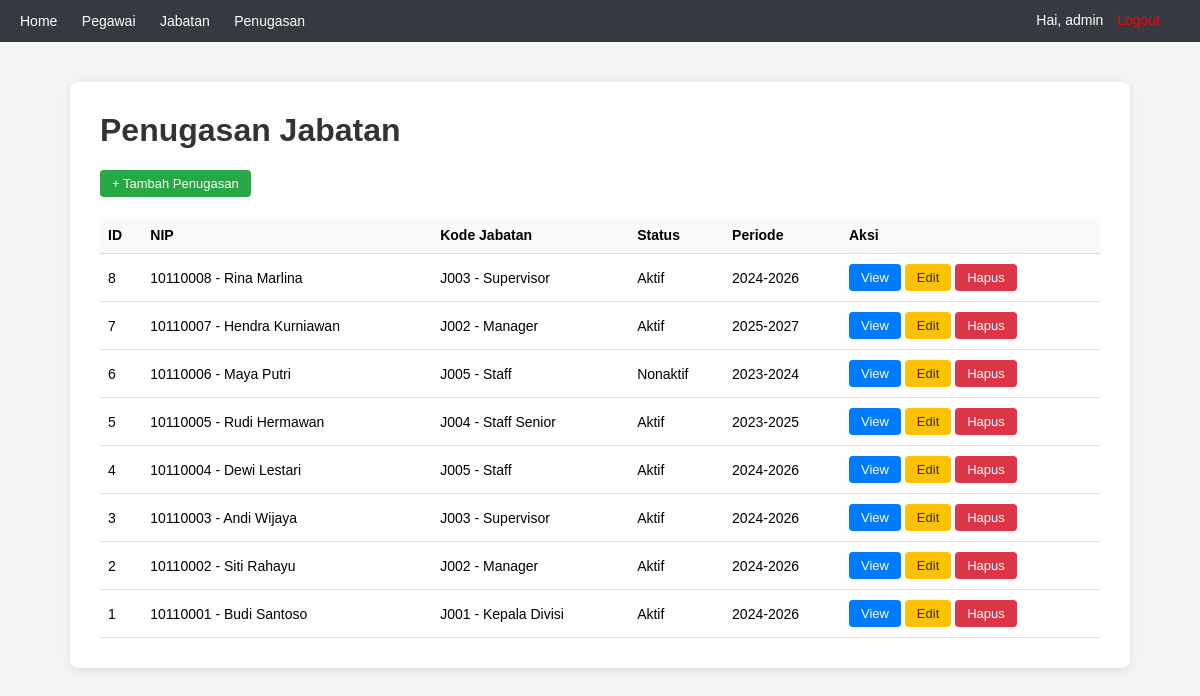
The page /jabatanpegawai/jabatanpegawai_list.php (signed in) on the database its author committed.
### tables this page shows
CREATE TABLE jabatanpegawai (
    idjp INT AUTO_INCREMENT PRIMARY KEY,
    nip VARCHAR(20) NOT NULL,
    kodejabatan VARCHAR(20) NOT NULL,
    status ENUM('Aktif', 'Nonaktif') NOT NULL DEFAULT 'Aktif',
    periode VARCHAR(50)
);

CREATE TABLE pegawai (
    nip VARCHAR(20) PRIMARY KEY,
    namalengkap VARCHAR(100) NOT NULL,
    jeniskelamin ENUM('L', 'P') NOT NULL,
    tanggallahir DATE NOT NULL,
    alamat TEXT,
    nohp VARCHAR(20),
    email VARCHAR(100)
);

CREATE TABLE jabatan (
    kodejabatan VARCHAR(20) PRIMARY KEY,
    namajabatan VARCHAR(100) NOT NULL,
    level INT NOT NULL,
    gaji DECIMAL(15,2) NOT NULL
);

### jabatanpegawai/jabatanpegawai_list.php (the view, shortened to what this page needs)
<?php
require_once '../config/koneksi.php';
?>
<!DOCTYPE html>
<html>
<head>
</head>
<body>
    <div class="navbar">
        <a href="../index.php">Home</a>
        <a href="../pegawai/pegawai_list.php">Pegawai</a>
        <a href="../jabatan/jabatan_list.php">Jabatan</a>
        <a href="../jabatanpegawai/jabatanpegawai_list.php">Penugasan</a>
        <span class="welcome">Hai, <?= htmlspecialchars($_SESSION['username']) ?> <a href="../session/logout.php" style="color:#f00;">Logout</a></span>
    </div>
    <div class="container">
        <h1>Penugasan Jabatan</h1>
        <a href="jabatanpegawai_tambah.php" class="btn btn-green">+ Tambah Penugasan</a>
        <table>
            <tr>
                <th>ID</th>
                <th>NIP</th>
                <th>Kode Jabatan</th>
                <th>Status</th>
                <th>Periode</th>
                <th>Aksi</th>
            </tr>
            <?php
            $result = mysqli_query($koneksi, "SELECT jp.*, p.namalengkap, j.namajabatan FROM jabatanpegawai jp JOIN pegawai p ON jp.nip = p.nip JOIN jabatan j ON jp.kodejabatan = j.kodejabatan ORDER BY jp.idjp DESC");
            while ($row = mysqli_fetch_assoc($result)) {
                echo "<tr>
                    <td>" . htmlspecialchars($row['idjp']) . "</td>
                    <td>" . htmlspecialchars($row['nip']) . " - " . htmlspecialchars($row['namalengkap']) . "</td>
                    <td>" . htmlspecialchars($row['kodejabatan']) . " - " . htmlspecialchars($row['namajabatan']) . "</td>
                    <td>" . htmlspecialchars($row['status']) . "</td>
                    <td>" . htmlspecialchars($row['periode']) . "</td>
                    <td class='aksi'>
                        <a href='jabatanpegawai_view.php?idjp=" . htmlspecialchars($row['idjp']) . "' class='btn'>View</a>
                        <a href='jabatanpegawai_edit.php?idjp=" . htmlspecialchars($row['idjp']) . "' class='btn btn-yellow'>Edit</a>
                        <a href='jabatanpegawai_hapus.php?idjp=" . htmlspecialchars($row['idjp']) . "' class='btn btn-red' onclick=\"return confirm('Yakin hapus penugasan ini?')\">Hapus</a>
                    </td>
                </tr>";
            }
            ?>
        </table>
    </div>
</body>
</html>

### jabatanpegawai/jabatanpegawai_list.php (style rules this page uses)
body { font-family: Arial, sans-serif; background: #f4f4f4; margin: 0; padding: 0; }
.navbar { background: #343a40; padding: 12px 20px; color: #fff; }
.navbar a { color: #fff; text-decoration: none; margin-right: 20px; font-size: 14px; }
.navbar .welcome { float: right; font-size: 14px; }
.navbar .welcome a { margin-left: 10px; }
.container { max-width: 1000px; margin: 40px auto; background: #fff; padding: 30px; border-radius: 8px; box-shadow: 0 2px 8px rgba(0,0,0,0.1); overflow-x: auto; }
h1 { color: #333; margin-top: 0; }
table { width: 100%; border-collapse: collapse; margin-top: 20px; }
th, td { padding: 10px 8px; text-align: left; border-bottom: 1px solid #ddd; font-size: 14px; }
th { background: #f8f9fa; font-weight: 600; }
.btn { display: inline-block; padding: 6px 12px; background: #007bff; color: #fff; text-decoration: none; border-radius: 4px; font-size: 13px; white-space: nowrap; }
.btn-green { background: #28a745; }
.btn-red { background: #dc3545; }
.btn-yellow { background: #ffc107; color: #333; }
td.aksi { white-space: nowrap; }

### rows shown on the page
jabatanpegawai: idjp "8", nip "10110008", pegawai.namalengkap "Rina Marlina", kodejabatan "J003", jabatan.namajabatan "Supervisor", status "Aktif", periode "2024-2026"
jabatanpegawai: idjp "7", nip "10110007", pegawai.namalengkap "Hendra Kurniawan", kodejabatan "J002", jabatan.namajabatan "Manager", status "Aktif", periode "2025-2027"
jabatanpegawai: idjp "6", nip "10110006", pegawai.namalengkap "Maya Putri", kodejabatan "J005", jabatan.namajabatan "Staff", status "Nonaktif", periode "2023-2024"
jabatanpegawai: idjp "5", nip "10110005", pegawai.namalengkap "Rudi Hermawan", kodejabatan "J004", jabatan.namajabatan "Staff Senior", status "Aktif", periode "2023-2025"
jabatanpegawai: idjp "4", nip "10110004", pegawai.namalengkap "Dewi Lestari", kodejabatan "J005", jabatan.namajabatan "Staff", status "Aktif", periode "2024-2026"
jabatanpegawai: idjp "3", nip "10110003", pegawai.namalengkap "Andi Wijaya", kodejabatan "J003", jabatan.namajabatan "Supervisor", status "Aktif", periode "2024-2026"
jabatanpegawai: idjp "2", nip "10110002", pegawai.namalengkap "Siti Rahayu", kodejabatan "J002", jabatan.namajabatan "Manager", status "Aktif", periode "2024-2026"
jabatanpegawai: idjp "1", nip "10110001", pegawai.namalengkap "Budi Santoso", kodejabatan "J001", jabatan.namajabatan "Kepala Divisi", status "Aktif", periode "2024-2026"

### other values the page prints
$_SESSION['username'] "admin"
